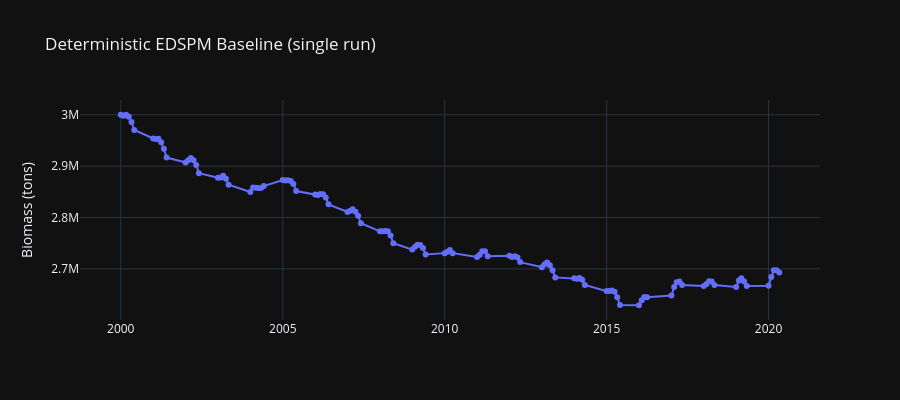

The notebook cell this image was saved under:
### Markdown cell above
### Deterministic baseline EDSPM (single-run)
This cell runs a deterministic (single trajectory) EDSPM using default parameters to show core dynamics:
- $N_{t+1} = N_t + r_t N_t \left(1 - \frac{N_t}{K}\right) f(E) - \text{harvest}$
- Harvest $= q \cdot \text{Effort} \cdot N_t$

### Code cell
# defaults (use same defaults as app)
K = 5_000_000
N0 = 3_000_000
r0 = 0.03
T_opt = 12.0
sigma_T = 3.0
q = 2e-4

T = len(df)
dates = pd.to_datetime(df["Year"].astype(str) + "-" + df["Month"].astype(str) + "-01")

# compute r_t (temperature response)
r_t = r0 * np.exp(-((df["SST"] - T_opt) ** 2) / (2 * sigma_T**2))

# one deterministic run
N = [N0]
for t in range(len(df)):
    Nt = N[-1]
    growth = r_t.iloc[t] * Nt * (1 - Nt / K) * df["E_env"].iloc[t]
    harvest = q * df["VesselDays"].iloc[t] * Nt
    N_next = max(Nt + growth - harvest, 0.0)
    N.append(N_next)

deterministic_biomass = np.array(N[:-1])

# append to df_preview
df_det = df.copy().reset_index(drop=True)
df_det["Biomass_det"] = deterministic_biomass

# quick plot
fig = go.Figure()
fig.add_trace(go.Scatter(x=dates, y=df_det["Biomass_det"], mode="lines+markers", name="Deterministic Biomass"))
fig.update_layout(title="Deterministic EDSPM Baseline (single run)", yaxis_title="Biomass (tons)", template="plotly_dark", height=400)
fig.show()
